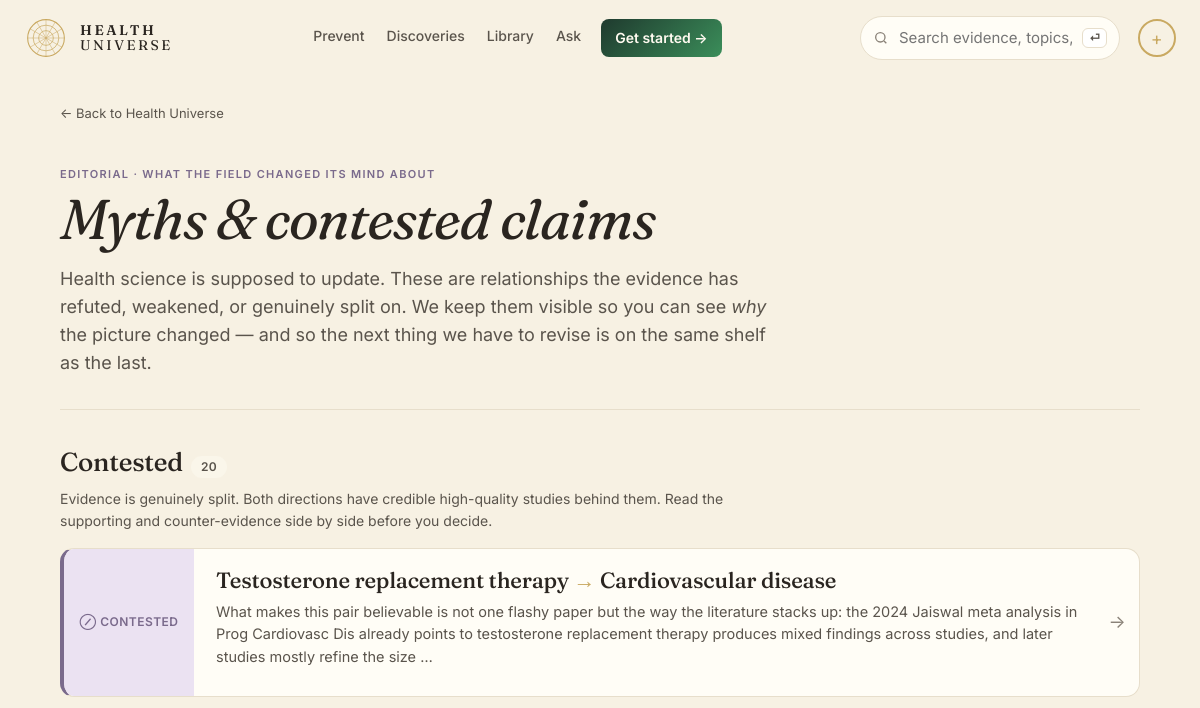
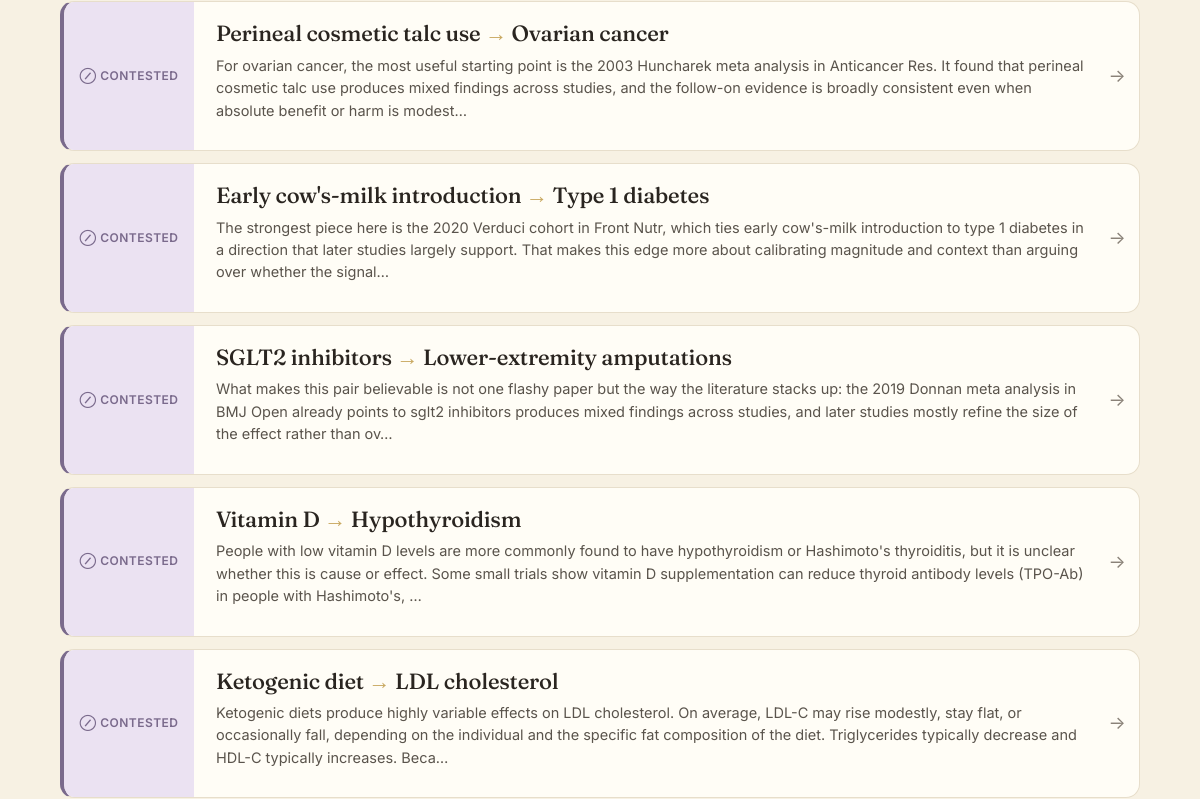
The app's page /myths (upper part), older data (2 pictures, top to bottom).
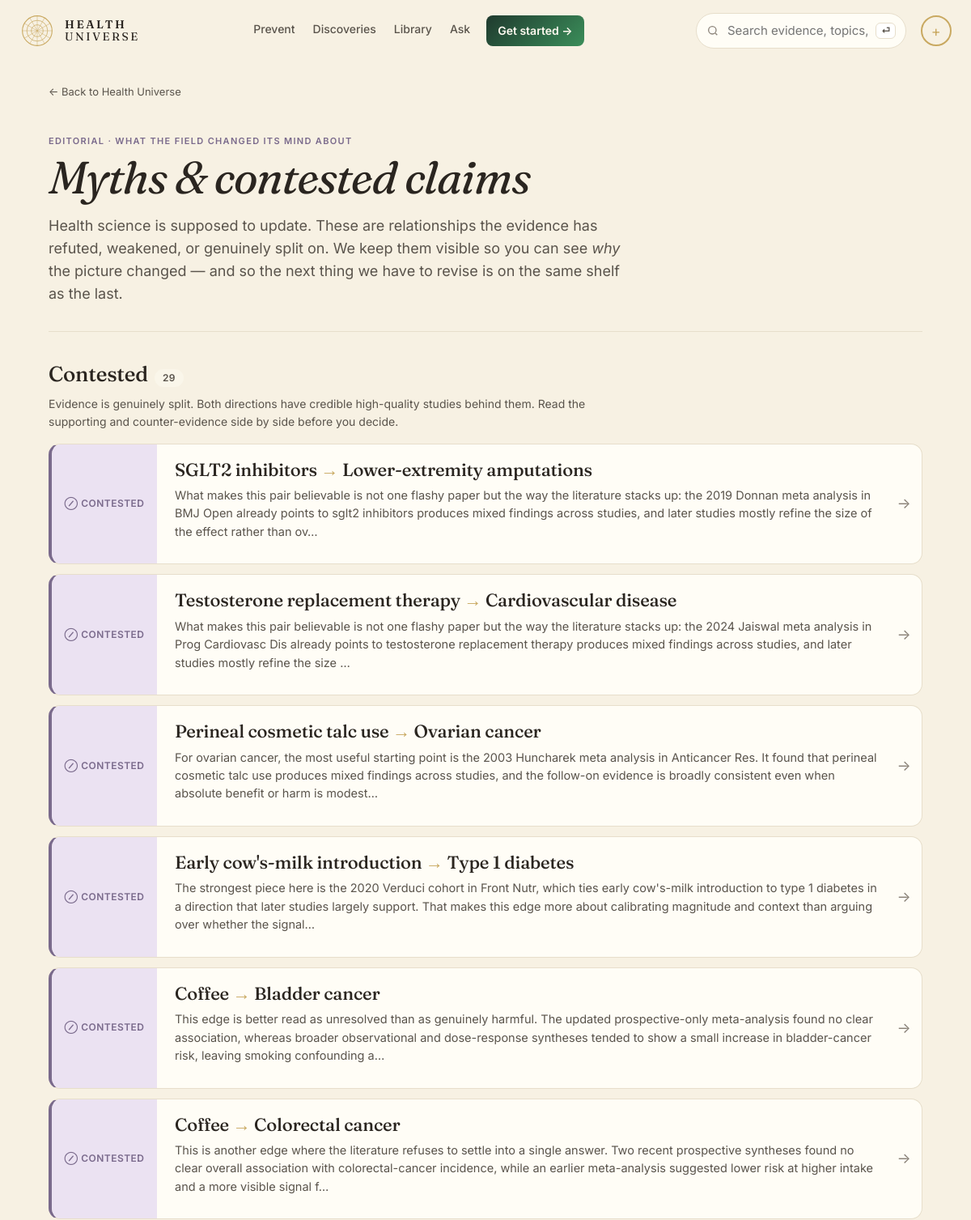
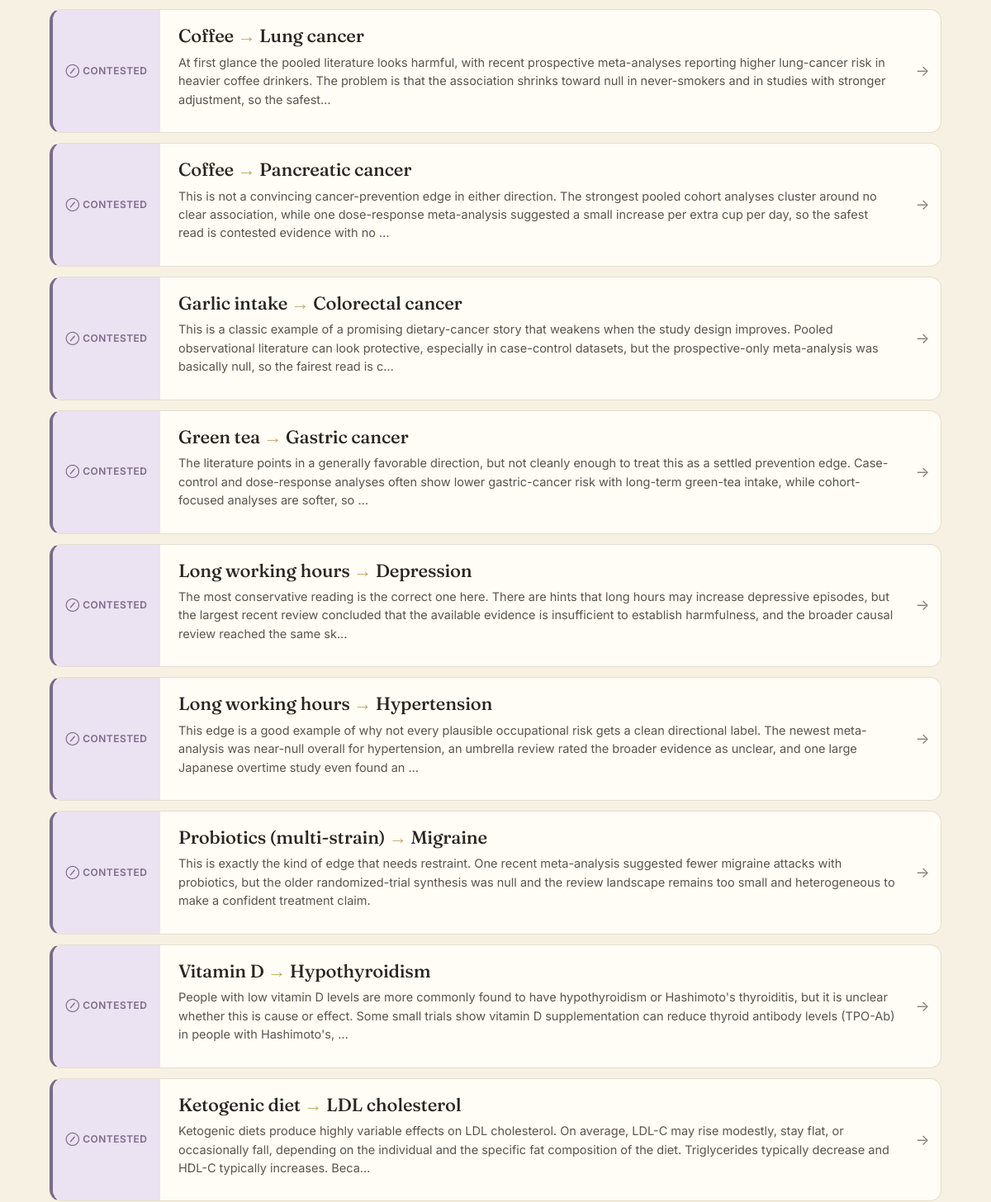
The same page, newer data (2 pictures, top to bottom).
### tables this page shows
CREATE TABLE edge (
    id              INTEGER PRIMARY KEY,
    factor_id       INTEGER NOT NULL REFERENCES entity(id),
    outcome_id      INTEGER NOT NULL REFERENCES entity(id),
    direction       TEXT NOT NULL CHECK (direction IN (
                      'protective','harmful','neutral','u_shaped','mixed')),
    tier            TEXT NOT NULL CHECK (tier IN ('A','B','C','D','X','deprecated')),
    effect_size     TEXT,         -- qualitative: trivial/small/moderate/large
    effect_quant    TEXT,         -- e.g. "RR 0.82 (0.74-0.91)"
    population      TEXT,         -- e.g. "adults>50; ApoE4 carriers"
    mechanism       TEXT,         -- 1-paragraph plain English
    summary         TEXT,         -- card body copy
    caveats         TEXT,
    seed_source     TEXT NOT NULL CHECK (seed_source IN ('claude_seed','gemma_daily','manual')),
    created_at      TEXT NOT NULL DEFAULT (datetime('now')),
    updated_at      TEXT NOT NULL DEFAULT (datetime('now')),
    last_reviewed   TEXT NOT NULL DEFAULT (datetime('now')), embedding BLOB, embedded_at TEXT,
    UNIQUE(factor_id, outcome_id, population)
);

CREATE TABLE entity (
    id            INTEGER PRIMARY KEY,
    slug          TEXT NOT NULL UNIQUE,
    name          TEXT NOT NULL,
    kind          TEXT NOT NULL CHECK (kind IN (
                    'food','nutrient','supplement','drug','activity',
                    'behavior','environmental','pathogen','gene',
                    'biomarker','condition','process')),
    aliases       TEXT,           -- JSON array
    description   TEXT,
    created_at    TEXT NOT NULL DEFAULT (datetime('now')),
    updated_at    TEXT NOT NULL DEFAULT (datetime('now'))
, embedding BLOB, embedded_at TEXT);

### web/app.py (the view)
@app.get("/myths", response_class=HTMLResponse)
def myths(request: Request):
    with connect() as conn:
        rows = conn.execute("""
            SELECT e.id, e.tier, e.direction, e.summary, e.caveats, e.updated_at,
                   f.name AS f_name, o.name AS o_name,
                   (SELECT reason FROM edge_history h WHERE h.edge_id=e.id
                    AND h.field='tier' ORDER BY h.changed_at DESC LIMIT 1) AS reason
            FROM edge e
            JOIN entity f ON f.id = e.factor_id
            JOIN entity o ON o.id = e.outcome_id
            WHERE e.tier IN ('deprecated','X')
            ORDER BY e.updated_at DESC""").fetchall()
    return render(request, "myths.html", {
        "title": "Myths and contested claims",
        "rows": [dict(r) for r in rows],
    })

### web/templates/myths.html (shortened to what this page needs)
{% extends "base.html" %}
{% block content %}
<section class="myths-page">
  <a class="back" href="/">← Back to Health Universe</a>
  <header class="myths-head">
    <p class="myths-eyebrow">Editorial · what the field changed its mind about</p>
    <h1 class="myths-title">Myths &amp; contested claims</h1>
    <p class="myths-lede">Health science is supposed to update. These are relationships the evidence has refuted, weakened, or genuinely split on. We keep them visible so you can see <em>why</em> the picture changed — and so the next thing we have to revise is on the same shelf as the last.</p>
  </header>
  {% set contested = rows | selectattr('tier','equalto','X') | list %}
  {% set deprecated = rows | rejectattr('tier','equalto','X') | list %}
  {% if contested %}
  <section class="myths-section">
    <div class="myths-section-head">
      <h2 class="myths-h2">Contested <span class="myths-h2-count">{{ contested|length }}</span></h2>
      <p class="myths-section-lede">Evidence is genuinely split. Both directions have credible high-quality studies behind them. Read the supporting and counter-evidence side by side before you decide.</p>
    </div>
    <div class="myth-list">
      {% for r in contested %}
      <a class="myth-card myth-contested" href="/edge/{{ r.id }}">
        <div class="myth-card-flag">
          <span class="myth-status">⊘ Contested</span>
        </div>
        <div class="myth-card-body">
          <h3 class="myth-card-title">{{ r.f_name }} <span class="lib-arrow" aria-hidden="true">→</span> {{ r.o_name }}</h3>
          {% if r.summary %}<p class="myth-card-summary">{{ r.summary[:280] }}{% if r.summary|length > 280 %}…{% endif %}</p>{% endif %}
        </div>
        <span class="myth-card-arrow" aria-hidden="true">→</span>
      </a>
      {% endfor %}
    </div>
  </section>
  {% endif %}
</section>
{% endblock %}

Row changes from the older to the newer data that the page shows:
changed edge "SGLT2 inhibitors": moves up the list
added edge: f_name "Coffee", o_name "Bladder cancer", summary "This edge is better read as unresolved than as genuinely harmful. The updated prospective-only meta-analysis found no clear association, whereas broader observational and dose-response syntheses tended to show a small increase in bladder-cancer risk, leaving smoking confounding a"
added edge: f_name "Coffee", o_name "Colorectal cancer", summary "This is another edge where the literature refuses to settle into a single answer. Two recent prospective syntheses found no clear overall association with colorectal-cancer incidence, while an earlier meta-analysis suggested lower risk at higher intake and a more visible signal f"
added edge: f_name "Coffee", o_name "Lung cancer", summary "At first glance the pooled literature looks harmful, with recent prospective meta-analyses reporting higher lung-cancer risk in heavier coffee drinkers. The problem is that the association shrinks toward null in never-smokers and in studies with stronger adjustment, so the safest"
added edge: f_name "Coffee", o_name "Pancreatic cancer", summary "This is not a convincing cancer-prevention edge in either direction. The strongest pooled cohort analyses cluster around no clear association, while one dose-response meta-analysis suggested a small increase per extra cup per day, so the safest read is contested evidence with no"
added edge: f_name "Garlic intake", o_name "Colorectal cancer", summary "This is a classic example of a promising dietary-cancer story that weakens when the study design improves. Pooled observational literature can look protective, especially in case-control datasets, but the prospective-only meta-analysis was basically null, so the fairest read is c"
added edge: f_name "Green tea", o_name "Gastric cancer", summary "The literature points in a generally favorable direction, but not cleanly enough to treat this as a settled prevention edge. Case-control and dose-response analyses often show lower gastric-cancer risk with long-term green-tea intake, while cohort-focused analyses are softer, so"
added edge: f_name "Long working hours", o_name "Depression", summary "The most conservative reading is the correct one here. There are hints that long hours may increase depressive episodes, but the largest recent review concluded that the available evidence is insufficient to establish harmfulness, and the broader causal review reached the same sk"
added edge: f_name "Long working hours", o_name "Hypertension", summary "This edge is a good example of why not every plausible occupational risk gets a clean directional label. The newest meta-analysis was near-null overall for hypertension, an umbrella review rated the broader evidence as unclear, and one large Japanese overtime study even found an"
added edge: f_name "Probiotics (multi-strain)", o_name "Migraine", summary "This is exactly the kind of edge that needs restraint. One recent meta-analysis suggested fewer migraine attacks with probiotics, but the older randomized-trial synthesis was null and the review landscape remains too small and heterogeneous to make a confident treatment claim."
Text that changed along with them:
{{ contested|length }}: "20" → "29"
